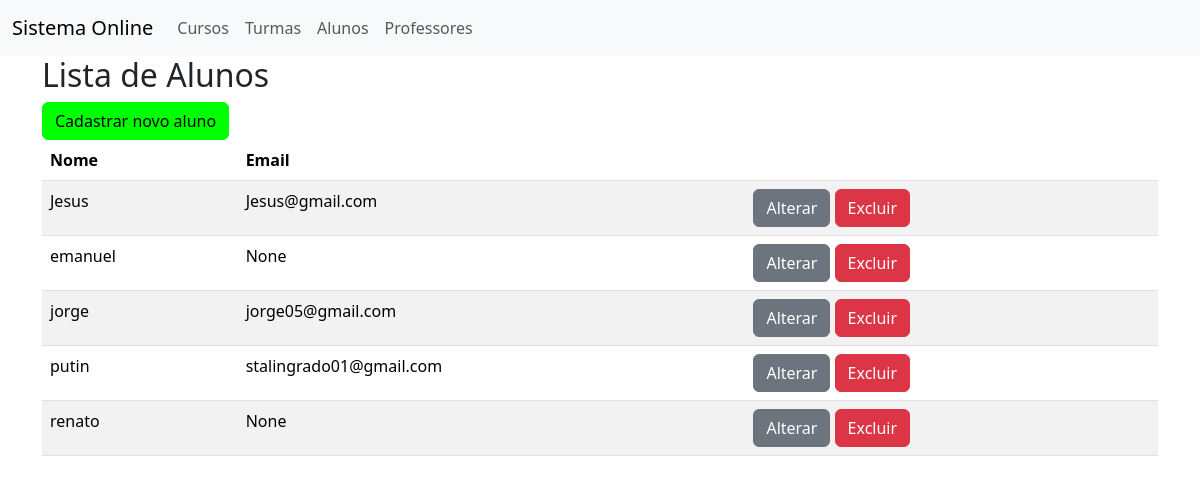
The page /listaralunos on the database as committed earlier.
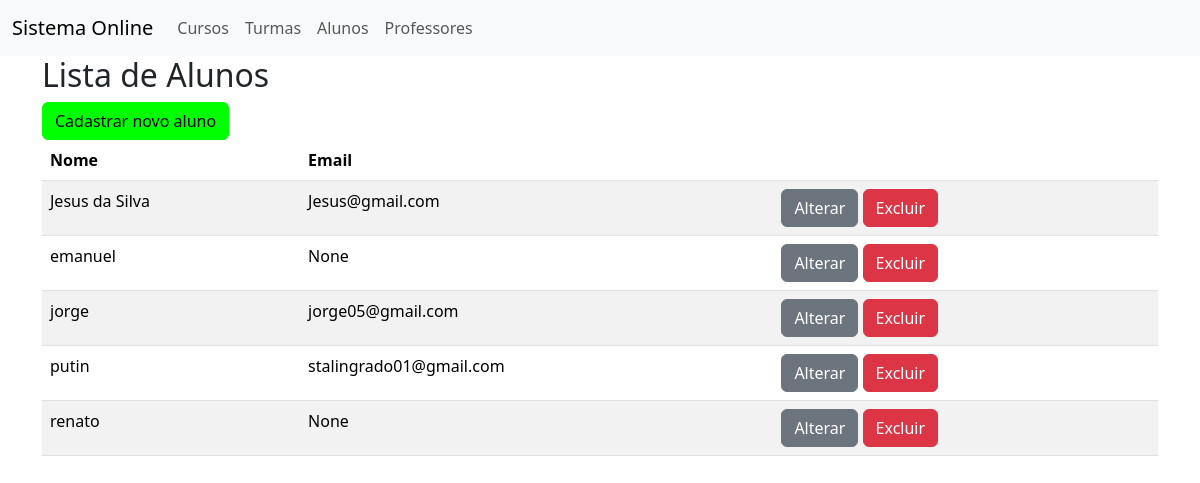
The same page on the database as committed later.
### cadastro/models.py (models this page shows, shortened)
class Alunos(models.Model):
    nome = models.CharField(max_length=100)
    telefone = models.CharField(max_length=20)
    email = models.EmailField(null=True)

### cadastro/views.py (the view)
# urls.py: path('listaralunos', views.listaralunos, name='listaralunos'),
def listaralunos(request):
    alunos = Alunos.objects.order_by('nome')
    return render(request, 'listaralunos.html', {'alunos': alunos})

### cadastro/templates/listaralunos.html
{% extends 'base.html' %}
{% block content%}
    <h2>Lista de Alunos</h2>
    <a href="{% url 'incluiralunos' %}" class="btn btn-primary">
        Cadastrar novo aluno
    </a>
    <table class="table table-striped">
        <thead>
            <tr>
                <th>Nome</th>
                <th>Email</th>
                <th></th>
            </tr>
        </thead>
        <tbody>
            {% for a in alunos %}
            <tr>
                <td>
                    {{ a.nome }}
                </td>
                <td>
                    {{ a.email }}
                </td>
                <td>
                    <a href= "{% url 'alteraralunos' a.id %}" class="btn btn-secondary"> Alterar </a>
                    <a href= " {% url 'excluiralunos' a.id %}" class= "btn btn-danger">Excluir</a>
                </td>
            </tr>
            {% endfor %}
        </tbody>
    </table>
{% endblock %}

Rows that differ between the two databases and show on the page:
changed Alunos "Jesus@gmail.com": nome "Jesus" → "Jesus da Silva"
